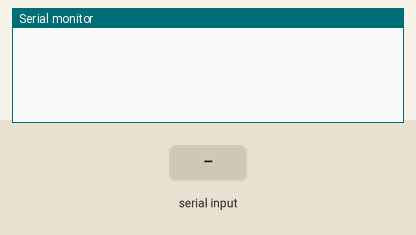
Simulated run of this sketch. Board: Arduino Mega 2560, built with avr-gcc and run on an emulated ATmega2560. Shown: the last lines printed to the serial monitor. Inputs (shaded band) come from the test bench.

Above: at 1.2 s.
1.3 s: "DEBUG:\n" received over the second serial link
At 2.3 s:
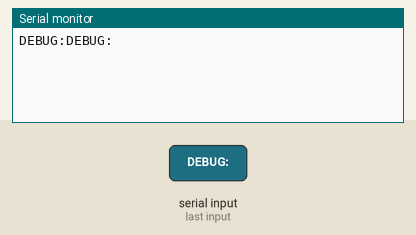
2.8 s: "1\n" received over the second serial link
At 3.5 s:
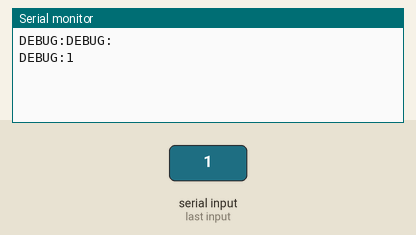

The sketch:

SecBotV5.ino
```cpp
String serialCommand = "";
String maunalInput = "";


void setup() {
  Serial.begin(115200);
  Serial1.begin(115200);
  Serial2.begin(115200);

}

void loop() {

  if (Serial.available()) {
    char inChar = (char)Serial.read();

    if (inChar == '\n') {
      if (! maunalInput.startsWith("DEBUG:")) {
        Serial1.print(maunalInput);
      }

      maunalInput = "";
    } else {
         maunalInput += inChar;
    }
  }


  if (Serial2.available()) {
    char inChar = (char)Serial2.read();

    if (inChar == '\n') {
       processCommand(serialCommand);
      serialCommand = "";
    } else {
       serialCommand += inChar;
    }
  }


}


void processCommand(String command) {
   log(command);
// Serial.println("Processing Command: " + command);
}

void log(String s) { Serial.println("DEBUG:" + s); }
```

Measured:
- after the input at 1.3 s, the serial monitor: prints a new line at once (image 1)
- after the input at 2.8 s, the serial monitor: prints a new line at once (image 2)
